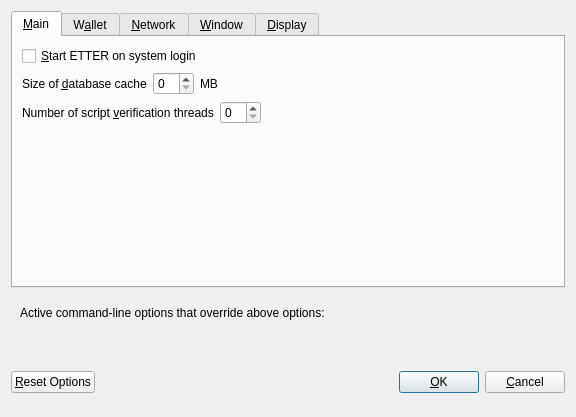
<?xml version="1.0" encoding="UTF-8"?>
<ui version="4.0">
 <class>OptionsDialog</class>
 <widget class="QDialog" name="OptionsDialog">
  <property name="geometry">
   <rect>
    <x>0</x>
    <y>0</y>
    <width>576</width>
    <height>417</height>
   </rect>
  </property>
  <property name="windowTitle">
   <string>Options</string>
  </property>
  <property name="modal">
   <bool>true</bool>
  </property>
  <layout class="QVBoxLayout" name="verticalLayout">
   <item>
    <widget class="QTabWidget" name="tabWidget">
     <property name="currentIndex">
      <number>0</number>
     </property>
     <widget class="QWidget" name="tabMain">
      <attribute name="title">
       <string>&amp;Main</string>
      </attribute>
      <layout class="QVBoxLayout" name="verticalLayout_Main">
       <item>
        <widget class="QCheckBox" name="bitcoinAtStartup">
         <property name="toolTip">
          <string>Automatically start ETTER after logging in to the system.</string>
         </property>
         <property name="text">
          <string>&amp;Start ETTER on system login</string>
         </property>
        </widget>
       </item>
       <item>
        <layout class="QHBoxLayout" name="horizontalLayout_2_Main">
         <item>
          <widget class="QLabel" name="databaseCacheLabel">
           <property name="text">
            <string>Size of &amp;database cache</string>
           </property>
           <property name="textFormat">
            <enum>Qt::PlainText</enum>
           </property>
           <property name="buddy">
            <cstring>databaseCache</cstring>
           </property>
          </widget>
         </item>
         <item>
          <widget class="QSpinBox" name="databaseCache"/>
         </item>
         <item>
          <widget class="QLabel" name="databaseCacheUnitLabel">
           <property name="text">
            <string>MB</string>
           </property>
           <property name="textFormat">
            <enum>Qt::PlainText</enum>
           </property>
          </widget>
         </item>
         <item>
          <spacer name="horizontalSpacer_2_Main">
           <property name="orientation">
            <enum>Qt::Horizontal</enum>
           </property>
           <property name="sizeHint" stdset="0">
            <size>
             <width>40</width>
             <height>20</height>
            </size>
           </property>
          </spacer>
         </item>
        </layout>
       </item>
       <item>
        <layout class="QHBoxLayout" name="horizontalLayout_3_Main">
         <item>
          <widget class="QLabel" name="threadsScriptVerifLabel">
           <property name="text">
            <string>Number of script &amp;verification threads</string>
           </property>
           <property name="textFormat">
            <enum>Qt::PlainText</enum>
           </property>
           <property name="buddy">
            <cstring>threadsScriptVerif</cstring>
           </property>
          </widget>
         </item>
         <item>
          <widget class="QSpinBox" name="threadsScriptVerif">
           <property name="toolTip">
            <string>(0 = auto, &lt;0 = leave that many cores free)</string>
           </property>
          </widget>
         </item>
         <item>
          <spacer name="horizontalSpacer_3_Main">
           <property name="orientation">
            <enum>Qt::Horizontal</enum>
           </property>
           <property name="sizeHint" stdset="0">
            <size>
             <width>40</width>
             <height>20</height>
            </size>
           </property>
          </spacer>
         </item>
        </layout>
       </item>
       <item>
        <spacer name="verticalSpacer_Main">
         <property name="orientation">
          <enum>Qt::Vertical</enum>
         </property>
         <property name="sizeHint" stdset="0">
          <size>
           <width>20</width>
           <height>40</height>
          </size>
         </property>
        </spacer>
       </item>
      </layout>
     </widget>
     <widget class="QWidget" name="tabWallet">
      <attribute name="title">
       <string>W&amp;allet</string>
      </attribute>
      <layout class="QVBoxLayout" name="verticalLayout_Wallet">
       <item>
        <widget class="QGroupBox" name="groupBox">
         <property name="title">
          <string>Expert</string>
         </property>
         <layout class="QVBoxLayout" name="verticalLayout_2">
          <item>
           <widget class="QCheckBox" name="coinControlFeatures">
            <property name="toolTip">
             <string>Whether to show coin control features or not.</string>
            </property>
            <property name="text">
             <string>Enable coin &amp;control features</string>
            </property>
           </widget>
          </item>
          <item>
           <widget class="QCheckBox" name="showMasternodesTab">
            <property name="toolTip">
             <string>Show additional tab listing all your masternodes in first sub-tab&lt;br/&gt;and all masternodes on the network in second sub-tab.</string>
            </property>
            <property name="text">
             <string>Show Masternodes Tab</string>
            </property>
           </widget>
          </item>
          <item>
           <widget class="QCheckBox" name="spendZeroConfChange">
            <property name="toolTip">
             <string>If you disable the spending of unconfirmed change, the change from a transaction&lt;br/&gt;cannot be used until that transaction has at least one confirmation.&lt;br/&gt;This also affects how your balance is computed.</string>
            </property>
            <property name="text">
             <string>&amp;Spend unconfirmed change</string>
            </property>
           </widget>
          </item>
         </layout>
        </widget>
       </item>
       <item>
        <spacer name="verticalSpacer_Wallet">
         <property name="orientation">
          <enum>Qt::Vertical</enum>
         </property>
         <property name="sizeHint" stdset="0">
          <size>
           <width>20</width>
           <height>40</height>
          </size>
         </property>
        </spacer>
       </item>
      </layout>
     </widget>
     <widget class="QWidget" name="tabNetwork">
      <attribute name="title">
       <string>&amp;Network</string>
      </attribute>
      <layout class="QVBoxLayout" name="verticalLayout_Network">
       <item>
        <widget class="QCheckBox" name="mapPortUpnp">
         <property name="toolTip">
          <string>Automatically open the ETTER client port on the router. This only works when your router supports UPnP and it is enabled.</string>
         </property>
         <property name="text">
          <string>Map port using &amp;UPnP</string>
         </property>
        </widget>
       </item>
       <item>
        <widget class="QCheckBox" name="allowIncoming">
         <property name="toolTip">
          <string>Accept connections from outside</string>
         </property>
         <property name="text">
          <string>Allow incoming connections</string>
         </property>
        </widget>
       </item>
       <item>
        <widget class="QCheckBox" name="connectSocks">
         <property name="toolTip">
          <string>Connect to the ETTER network through a SOCKS5 proxy.</string>
         </property>
         <property name="text">
          <string>&amp;Connect through SOCKS5 proxy (default proxy):</string>
         </property>
        </widget>
       </item>
       <item>
        <layout class="QHBoxLayout" name="horizontalLayout_1_Network">
         <item>
          <widget class="QLabel" name="proxyIpLabel">
           <property name="text">
            <string>Proxy &amp;IP:</string>
           </property>
           <property name="textFormat">
            <enum>Qt::PlainText</enum>
           </property>
           <property name="buddy">
            <cstring>proxyIp</cstring>
           </property>
          </widget>
         </item>
         <item>
          <widget class="QValidatedLineEdit" name="proxyIp">
           <property name="minimumSize">
            <size>
             <width>140</width>
             <height>0</height>
            </size>
           </property>
           <property name="maximumSize">
            <size>
             <width>140</width>
             <height>16777215</height>
            </size>
           </property>
           <property name="toolTip">
            <string>IP address of the proxy (e.g. IPv4: 127.0.0.1 / IPv6: ::1)</string>
           </property>
          </widget>
         </item>
         <item>
          <widget class="QLabel" name="proxyPortLabel">
           <property name="text">
            <string>&amp;Port:</string>
           </property>
           <property name="textFormat">
            <enum>Qt::PlainText</enum>
           </property>
           <property name="buddy">
            <cstring>proxyPort</cstring>
           </property>
          </widget>
         </item>
         <item>
          <widget class="QLineEdit" name="proxyPort">
           <property name="minimumSize">
            <size>
             <width>55</width>
             <height>0</height>
            </size>
           </property>
           <property name="maximumSize">
            <size>
             <width>55</width>
             <height>16777215</height>
            </size>
           </property>
           <property name="toolTip">
            <string>Port of the proxy (e.g. 9050)</string>
           </property>
          </widget>
         </item>
         <item>
          <spacer name="horizontalSpacer_1_Network">
           <property name="orientation">
            <enum>Qt::Horizontal</enum>
           </property>
           <property name="sizeHint" stdset="0">
            <size>
             <width>40</width>
             <height>20</height>
            </size>
           </property>
          </spacer>
         </item>
        </layout>
       </item>
       <item>
        <spacer name="verticalSpacer_Network">
         <property name="orientation">
          <enum>Qt::Vertical</enum>
         </property>
         <property name="sizeHint" stdset="0">
          <size>
           <width>20</width>
           <height>40</height>
          </size>
         </property>
        </spacer>
       </item>
      </layout>
     </widget>
     <widget class="QWidget" name="tabWindow">
      <attribute name="title">
       <string>&amp;Window</string>
      </attribute>
      <layout class="QVBoxLayout" name="verticalLayout_Window">
       <item>
        <widget class="QCheckBox" name="minimizeToTray">
         <property name="toolTip">
          <string>Show only a tray icon after minimizing the window.</string>
         </property>
         <property name="text">
          <string>&amp;Minimize to the tray instead of the taskbar</string>
         </property>
        </widget>
       </item>
       <item>
        <widget class="QCheckBox" name="minimizeOnClose">
         <property name="toolTip">
          <string>Minimize instead of exit the application when the window is closed. When this option is enabled, the application will be closed only after selecting Quit in the menu.</string>
         </property>
         <property name="text">
          <string>M&amp;inimize on close</string>
         </property>
        </widget>
       </item>
       <item>
        <spacer name="verticalSpacer_Window">
         <property name="orientation">
          <enum>Qt::Vertical</enum>
         </property>
         <property name="sizeHint" stdset="0">
          <size>
           <width>20</width>
           <height>40</height>
          </size>
         </property>
        </spacer>
       </item>
      </layout>
     </widget>
     <widget class="QWidget" name="tabDisplay">
      <attribute name="title">
       <string>&amp;Display</string>
      </attribute>
      <layout class="QVBoxLayout" name="verticalLayout_Display">
       <item>
        <layout class="QHBoxLayout" name="horizontalLayout_1_Display">
         <item>
          <widget class="QLabel" name="langLabel">
           <property name="text">
            <string>User Interface &amp;language:</string>
           </property>
           <property name="textFormat">
            <enum>Qt::PlainText</enum>
           </property>
           <property name="buddy">
            <cstring>lang</cstring>
           </property>
          </widget>
         </item>
         <item>
          <widget class="QValueComboBox" name="lang">
           <property name="toolTip">
            <string>The user interface language can be set here. This setting will take effect after restarting ETTER.</string>
           </property>
          </widget>
         </item>
        </layout>
       </item>
       <item>
        <widget class="QLabel" name="label_3">
         <property name="toolTip">
          <string notr="true"/>
         </property>
         <property name="statusTip">
          <string notr="true"/>
         </property>
         <property name="whatsThis">
          <string notr="true"/>
         </property>
         <property name="accessibleName">
          <string notr="true"/>
         </property>
         <property name="text">
          <string>Language missing or translation incomplete? Help contributing translations here:
https://www.transifex.com/etter-project/etter-project-translations</string>
         </property>
         <property name="wordWrap">
          <bool>true</bool>
         </property>
         <property name="openExternalLinks">
          <bool>true</bool>
         </property>
         <property name="textInteractionFlags">
          <set>Qt::TextBrowserInteraction</set>
         </property>
        </widget>
       </item>
       <item>
        <layout class="QHBoxLayout" name="horizontalLayout_4_Display" stretch="0,0">
         <item>
          <widget class="QLabel" name="themeLabel">
           <property name="text">
            <string>User Interface Theme:</string>
           </property>
          </widget>
         </item>
         <item>
          <widget class="QValueComboBox" name="theme"/>
         </item>
        </layout>
       </item>
       <item>
        <widget class="Line" name="line">
         <property name="orientation">
          <enum>Qt::Horizontal</enum>
         </property>
        </widget>
       </item>
       <item>
        <layout class="QHBoxLayout" name="horizontalLayout_2_Display">
         <item>
          <widget class="QLabel" name="unitLabel">
           <property name="text">
            <string>&amp;Unit to show amounts in:</string>
           </property>
           <property name="textFormat">
            <enum>Qt::PlainText</enum>
           </property>
           <property name="buddy">
            <cstring>unit</cstring>
           </property>
          </widget>
         </item>
         <item>
          <widget class="QValueComboBox" name="unit">
           <property name="toolTip">
            <string>Choose the default subdivision unit to show in the interface and when sending coins.</string>
           </property>
          </widget>
         </item>
        </layout>
       </item>
       <item>
        <layout class="QHBoxLayout" name="horizontalLayout_5_Display">
         <item>
          <widget class="QLabel" name="digitsLabel">
           <property name="text">
            <string>Decimal digits</string>
           </property>
          </widget>
         </item>
         <item>
          <widget class="QValueComboBox" name="digits"/>
         </item>
        </layout>
       </item>
       <item>
        <layout class="QHBoxLayout" name="horizontalLayout_3_Display">
         <item>
          <widget class="QLabel" name="thirdPartyTxUrlsLabel">
           <property name="toolTip">
            <string>Third party URLs (e.g. a block explorer) that appear in the transactions tab as context menu items. %s in the URL is replaced by transaction hash. Multiple URLs are separated by vertical bar |.</string>
           </property>
           <property name="text">
            <string>Third party transaction URLs</string>
           </property>
           <property name="buddy">
            <cstring>thirdPartyTxUrls</cstring>
           </property>
          </widget>
         </item>
         <item>
          <widget class="QLineEdit" name="thirdPartyTxUrls">
           <property name="toolTip">
            <string>Third party URLs (e.g. a block explorer) that appear in the transactions tab as context menu items. %s in the URL is replaced by transaction hash. Multiple URLs are separated by vertical bar |.</string>
           </property>
          </widget>
         </item>
        </layout>
       </item>
       <item>
        <spacer name="verticalSpacer">
         <property name="orientation">
          <enum>Qt::Vertical</enum>
         </property>
         <property name="sizeHint" stdset="0">
          <size>
           <width>20</width>
           <height>40</height>
          </size>
         </property>
        </spacer>
       </item>
      </layout>
     </widget>
    </widget>
   </item>
   <item>
    <widget class="QFrame" name="frame">
     <layout class="QVBoxLayout" name="verticalLayout_Bottom">
      <item>
       <layout class="QHBoxLayout" name="horizontalLayout_Bottom">
        <item>
         <widget class="QLabel" name="overriddenByCommandLineInfoLabel">
          <property name="text">
           <string>Active command-line options that override above options:</string>
          </property>
          <property name="textFormat">
           <enum>Qt::PlainText</enum>
          </property>
         </widget>
        </item>
        <item>
         <spacer name="horizontalSpacer_Bottom">
          <property name="orientation">
           <enum>Qt::Horizontal</enum>
          </property>
          <property name="sizeHint" stdset="0">
           <size>
            <width>40</width>
            <height>20</height>
           </size>
          </property>
         </spacer>
        </item>
       </layout>
      </item>
      <item>
       <widget class="QLabel" name="overriddenByCommandLineLabel">
        <property name="text">
         <string/>
        </property>
        <property name="textFormat">
         <enum>Qt::PlainText</enum>
        </property>
        <property name="wordWrap">
         <bool>true</bool>
        </property>
       </widget>
      </item>
     </layout>
    </widget>
   </item>
   <item>
    <layout class="QHBoxLayout" name="horizontalLayout_Buttons">
     <item>
      <widget class="QPushButton" name="resetButton">
       <property name="toolTip">
        <string>Reset all client options to default.</string>
       </property>
       <property name="text">
        <string>&amp;Reset Options</string>
       </property>
       <property name="autoDefault">
        <bool>false</bool>
       </property>
      </widget>
     </item>
     <item>
      <spacer name="horizontalSpacer_1">
       <property name="orientation">
        <enum>Qt::Horizontal</enum>
       </property>
       <property name="sizeHint" stdset="0">
        <size>
         <width>40</width>
         <height>48</height>
        </size>
       </property>
      </spacer>
     </item>
     <item>
      <widget class="QLabel" name="statusLabel">
       <property name="minimumSize">
        <size>
         <width>200</width>
         <height>0</height>
        </size>
       </property>
       <property name="font">
        <font>
         <weight>75</weight>
         <bold>true</bold>
        </font>
       </property>
       <property name="text">
        <string/>
       </property>
       <property name="textFormat">
        <enum>Qt::PlainText</enum>
       </property>
       <property name="wordWrap">
        <bool>true</bool>
       </property>
      </widget>
     </item>
     <item>
      <spacer name="horizontalSpacer_2">
       <property name="orientation">
        <enum>Qt::Horizontal</enum>
       </property>
       <property name="sizeHint" stdset="0">
        <size>
         <width>40</width>
         <height>48</height>
        </size>
       </property>
      </spacer>
     </item>
     <item>
      <widget class="QPushButton" name="okButton">
       <property name="text">
        <string>&amp;OK</string>
       </property>
       <property name="autoDefault">
        <bool>false</bool>
       </property>
       <property name="default">
        <bool>true</bool>
       </property>
      </widget>
     </item>
     <item>
      <widget class="QPushButton" name="cancelButton">
       <property name="text">
        <string>&amp;Cancel</string>
       </property>
       <property name="autoDefault">
        <bool>false</bool>
       </property>
      </widget>
     </item>
    </layout>
   </item>
  </layout>
 </widget>
 <customwidgets>
  <customwidget>
   <class>QValidatedLineEdit</class>
   <extends>QLineEdit</extends>
   <header>qvalidatedlineedit.h</header>
  </customwidget>
  <customwidget>
   <class>QValueComboBox</class>
   <extends>QComboBox</extends>
   <header>qvaluecombobox.h</header>
  </customwidget>
 </customwidgets>
 <resources/>
 <connections/>
</ui>
